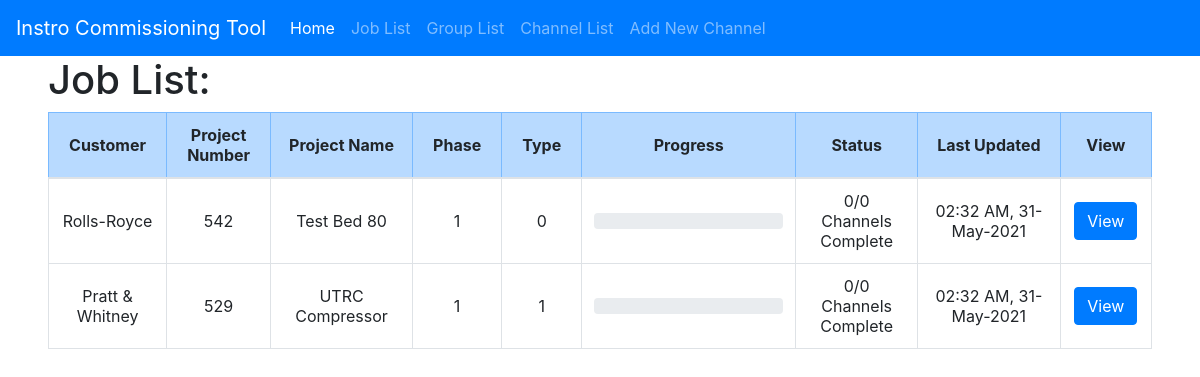
/job_list, run on an earlier commit of the app's database.
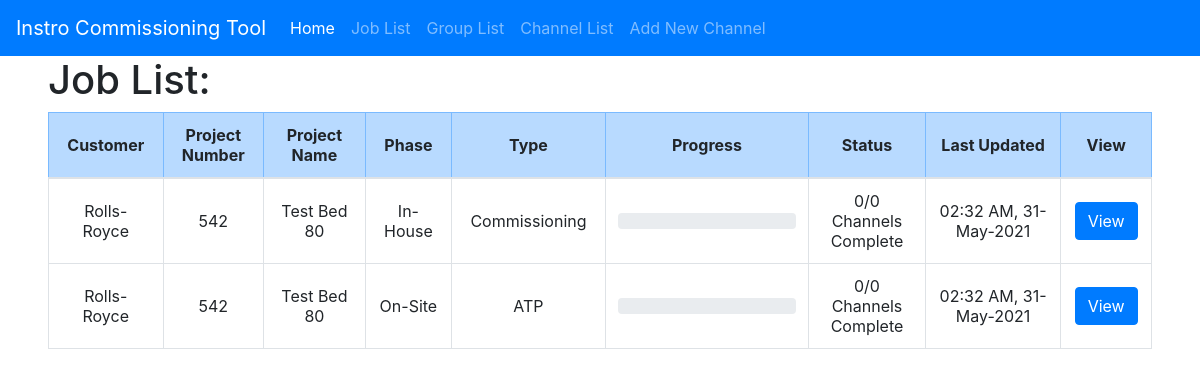
And on a later commit of the database.
### app/models.py (models this page shows, shortened)
class Job(db.Model):
	id = db.Column(db.Integer, primary_key=True)
	project_id = db.Column(db.Integer, db.ForeignKey('project.id'))
	phase = db.Column(db.String(8))	# 0 = In-House, 1 = On-Site
	job_type = db.Column(db.String(16))	# 0 = Commissioning, 1 = ATP
	last_updated = db.Column(db.DateTime)
	channel_groups = db.relationship('ChannelGroup', backref='job', lazy='dynamic')
	def all_groups(self):
		return ChannelGroup.query.filter_by(job_id=self.id).all()
	def num_channels(self):
		groups = self.all_groups()
		count = 0
		for group in groups:
			count += group.num_channels()
		return count
	def get_project(self):
		return Project.query.filter_by(id=self.project_id).first()
	def get_customer(self):
		return self.get_project().get_customer()
	def customer_name(self):
		return self.get_customer().name
	def project_name(self):
		return self.get_project().name
	def project_number(self):
		return self.get_project().number
	def status(self):
		groups = self.all_groups()
		num_passed = 0
		num_failed = 0
		num_untested = 0
		for group in groups:
			comp = group.status()
			num_passed += comp['passed']
			num_failed += comp['failed']
			num_untested += comp['untested']
		return {'passed': num_passed, 'failed': num_failed, 'untested': num_untested}
	def progress(self):
		total = self.num_channels()
		if total > 0:
			status = self.status()
			passed = (status['passed'] / total) * 100
			failed = (status['failed'] / total) * 100
			untested = (status['untested'] / total) * 100
		else:
			passed = 0
			failed = 0
			untested = 100
		return {'passed': passed, 'failed': failed, 'untested': untested}

class Customer(db.Model):
	id = db.Column(db.Integer, primary_key=True)
	name = db.Column(db.String(32))
	projects = db.relationship('Project', backref='customer', lazy='dynamic')

class Project(db.Model):
	id = db.Column(db.Integer, primary_key=True)
	name = db.Column(db.String(32))
	number = db.Column(db.Integer)
	customer_id = db.Column(db.Integer, db.ForeignKey('customer.id'))
	def get_customer(self):
		return Customer.query.filter_by(id=self.customer_id).first()

### app/main/routes.py (the view)
@bp.route('/job_list', methods=['GET', 'POST'])
def job_list():
    job_list = Job.query.all()
    return render_template('job_list.html', title='Job List', job_list=job_list)

### app/models.py (called while the page is built)
	def all_channels(self):
		return Channel.query.filter_by(group_id=self.id).all()

	def num_channels(self):
		return Channel.query.filter_by(group_id=self.id).count()

	def status(self):
		channels = self.all_channels()
		num_passed = 0
		num_failed = 0
		num_untested = 0
		for ch in channels:
			comp = ch.completion()
			if comp == 'Untested' or comp == 'In-Progress': num_untested += 1
			if comp == 'Pass': num_passed += 1
			if comp == 'Fail': num_failed += 1
		result = {'passed': num_passed, 'failed': num_failed, 'untested': num_untested}
		return result

### app/templates/job_list.html (shortened to what this page needs)
{% extends "base.html" %}
{% block app_content %}
    <div>
        <h1>Job List:</h1>
            <table class="table table-hover table-bordered align-middle">
                <thead>
                    <tr class="table-primary text-center align-middle">
                        <th class="align-middle" width="5%">Customer</th>
                        <th class="align-middle" width="5%">Project Number</th>
                        <th class="align-middle" width="7.5%">Project Name</th>
                        <th class="align-middle" width="5%">Phase</th>
                        <th class="align-middle" width="5%">Type</th>
                        <th class="align-middle" width="15%">Progress</th>
                        <th class="align-middle" width="7.5%">Status</th>
                        <th class="align-middle" width="10%">Last Updated</th>
                        <th class="align-middle" width="1%">View</th>
                    </tr>
                </thead>
                <tbody>
                    {% for job in job_list %}
                        {% include '_job.html' %}
                    {% endfor %}
                </tbody>
            </table>
    </div>
{% endblock %}

### app/templates/_job.html (shortened to what this page needs)
{% block app_content %}
<tr class="text-center" id="job-{{ job.id }}">
    {% set progress = job.progress() %}
    {% set status = job.status() %}
    <td class="align-middle">{{ job.customer_name() }}</td>
    <td class="align-middle">{{ job.project_number() }}</td>
    <td class="align-middle">{{ job.project_name() }}</td>
    <td class="align-middle">{{ job.phase }}</td>
    <td class="align-middle">{{ job.job_type }}</td>
    <td class="align-middle">
        <div class="row">
            <div class="col-12">
                <div class="progress">
                </div>
            </div>
        </div>
    </td>
    <td class="align-middle">{{ status['passed'] }}/{{ job.num_channels() }} Channels Complete</td>
    <td class="align-middle">{{ moment(job.last_updated).format("hh:mm A, DD-MMM-YYYY") }}</td>
    <td class="align-middle">
        <button type="button" class="btn btn-primary">
            <a style="color:#FFFFFF;" href="{{ url_for('main.job', job_id=job.id) }}">View</a>
        </button>
    </td>
</tr>
{% endblock %}

What changed in the data, as far as the page shows it:
changed Job: phase "1" → "In-House"; job_type "0" → "Commissioning"
changed Job: customer_name "Pratt & Whitney" → "Rolls-Royce"; project_number "529" → "542"; project_name "UTRC Compressor" → "Test Bed 80"; phase "1" → "On-Site"; job_type "1" → "ATP"
